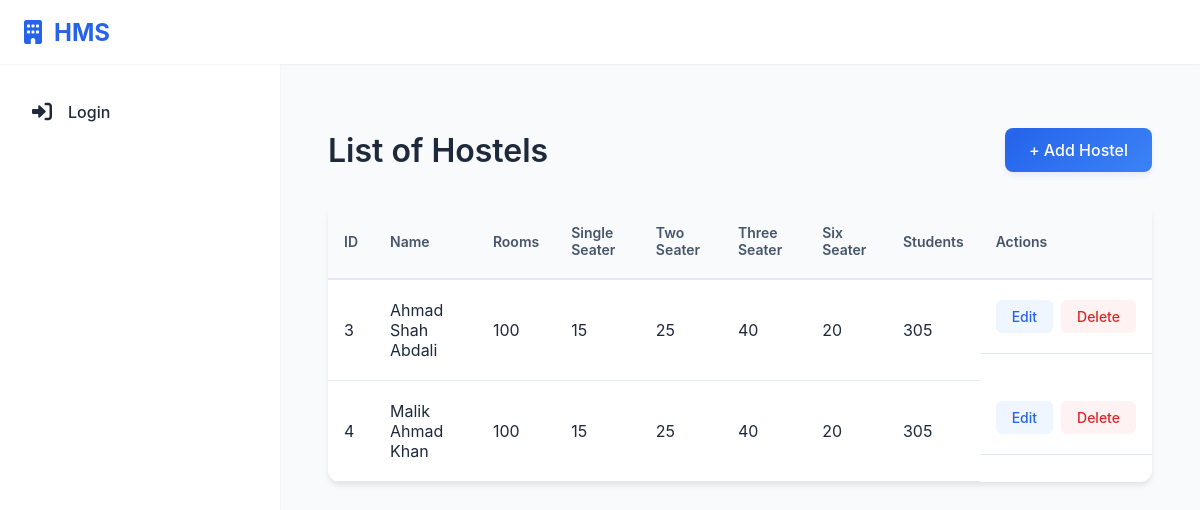
The page /hostel/hostels/ on the database its author committed.
### hostel/models.py (models this page shows, shortened)
class Hostel(models.Model):
    Hostel_ID = models.AutoField(primary_key=True)
    Hostel_Name = models.CharField(max_length=255, unique=True)
    No_Of_Rooms = models.IntegerField(default=0)
    No_Of_Students = models.IntegerField(default=0)
    Single_Seater_Rooms = models.IntegerField(default=0)
    Two_Seater_Rooms = models.IntegerField(default=0)
    Three_Seater_Rooms = models.IntegerField(default=0)
    Six_Seater_Rooms = models.IntegerField(default=0)

### hostel/views.py (the view)
# urls.py: path('hostels/', views.list_hostels, name='list_hostels'),
def list_hostels(request):
    hostels = Hostel.objects.all()
    return render(request, 'list_hostels.html', {'hostels': hostels})

### hostel/templates/list_hostels.html (shortened to what this page needs)
{% extends 'base.html' %}
{% block content %}
<div class="container">
    <div class="header-section">
        <h1>List of Hostels</h1>
        <a href="{% url 'add_hostel' %}" class="add-hostel">+ Add Hostel</a>
    </div>
    <table>
        <thead>
            <tr>
                <th>ID</th>
                <th>Name</th>
                <th>Rooms</th>
                <th>Single Seater</th>
                <th>Two Seater</th>
                <th>Three Seater</th>
                <th>Six Seater</th>
                <th>Students</th>
                <th>Actions</th>
            </tr>
        </thead>
        <tbody>
            {% for hostel in hostels %}
            <tr>
                <td>{{ hostel.Hostel_ID }}</td>
                <td>{{ hostel.Hostel_Name }}</td>
                <td>{{ hostel.No_Of_Rooms }}</td>
                <td>{{ hostel.Single_Seater_Rooms }}</td>
                <td>{{ hostel.Two_Seater_Rooms }}</td>
                <td>{{ hostel.Three_Seater_Rooms }}</td>
                <td>{{ hostel.Six_Seater_Rooms }}</td>
                <td>{{ hostel.No_Of_Students }}</td>
                <td class="actions">
                    <a href="{% url 'edit_hostel' hostel.Hostel_ID %}" class="edit-btn">Edit</a>
                    <a href="{% url 'delete_hostel' hostel.Hostel_ID %}" class="delete-btn"
                       onclick="return confirm('Are you sure you want to delete this hostel?')">Delete</a>
                </td>
            </tr>
            {% endfor %}
        </tbody>
    </table>
</div>
{% endblock %}

### hostel/templates/base.html (style rules this page uses)
:root { --primary-color: #2563eb; --background-color: #f8fafc; --text-color: #1e293b; --sidebar-width: 280px; --header-height: 64px; --shadow-sm: 0 1px 2px 0 rgb(0 0 0 / 0.05); }
* { margin: 0; padding: 0; box-sizing: border-box; }
body { font-family: 'Inter', system-ui, -apple-system, sans-serif; background: var(--background-color); color: var(--text-color); }

### hostel/templates/list_hostels.html (style rules this page uses)
.container { max-width: 1200px; margin: 2rem auto; padding: 0 1rem; }
.header-section { display: flex; justify-content: space-between; align-items: center; margin-bottom: 2rem; }
h1 { color: #1e293b; font-size: 2rem; font-weight: 600; margin: 0; }
.add-hostel { background: linear-gradient(135deg, #2563eb, #3b82f6); color: white; padding: 0.75rem 1.5rem; border-radius: 8px; text-decoration: none; font-weight: 500; transition: all 0.3s ease; box-shadow: 0 4px 6px -1px rgba(37, 99, 235, 0.1); }
table { width: 100%; border-collapse: separate; border-spacing: 0; background: white; border-radius: 12px; overflow: hidden; box-shadow: 0 4px 6px -1px rgba(0, 0, 0, 0.1); }
thead { background: #f8fafc; }
th { text-align: left; padding: 1.25rem 1rem; font-weight: 600; color: #475569; border-bottom: 2px solid #e2e8f0; font-size: 0.875rem; }
td { padding: 1.25rem 1rem; border-bottom: 1px solid #e2e8f0; color: #1e293b; }
.actions { display: flex; gap: 0.5rem; }
.edit-btn, .delete-btn { padding: 0.5rem 1rem; border-radius: 6px; font-size: 0.875rem; font-weight: 500; text-decoration: none; transition: all 0.2s ease; }
.edit-btn { background: #eff6ff; color: #2563eb; }
.delete-btn { background: #fef2f2; color: #dc2626; }

### rows shown on the page
Hostel: Hostel_ID "3", Hostel_Name "Ahmad Shah Abdali", No_Of_Rooms "100", Single_Seater_Rooms "15", Two_Seater_Rooms "25", Three_Seater_Rooms "40", Six_Seater_Rooms "20", No_Of_Students "305"
Hostel: Hostel_ID "4", Hostel_Name "Malik Ahmad Khan", No_Of_Rooms "100", Single_Seater_Rooms "15", Two_Seater_Rooms "25", Three_Seater_Rooms "40", Six_Seater_Rooms "20", No_Of_Students "305"
